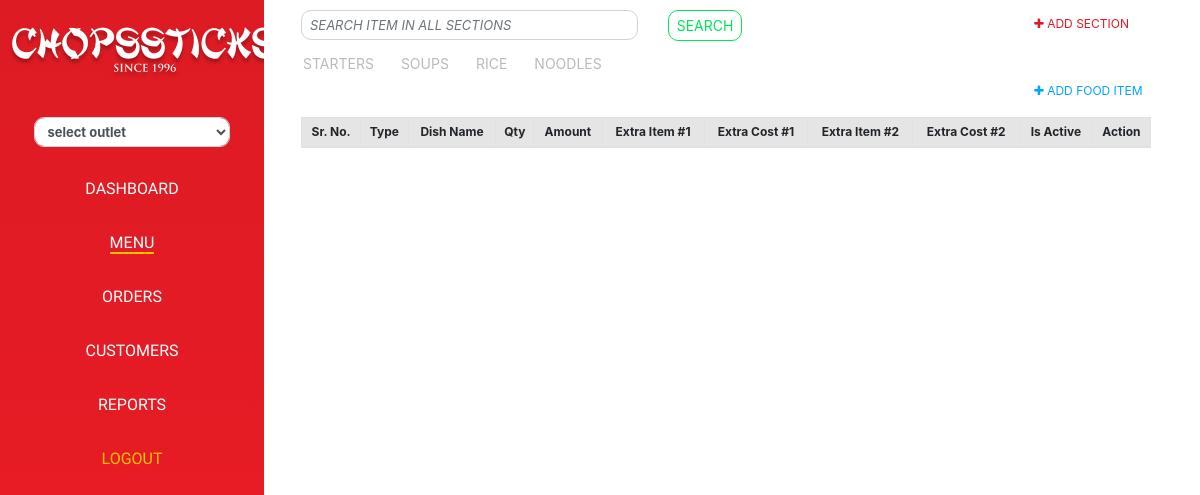
The page /dishes/all_dishes/1/1 (signed in) on the database its author committed.
### food_section/models.py (models this page shows, shortened)
class food_section(models.Model):
    section_name = models.CharField(max_length=50)
    outlet_id = models.ForeignKey(outlet,on_delete=models.CASCADE,default=1)
    is_active  = models.BooleanField(default=True)
    created_at = models.DateTimeField(auto_now_add=True)
    updated_at = models.DateTimeField(auto_now=True)

### dishes/views.py (the view)
# urls.py: path('all_dishes/<int:pk>/<int:pk1>',all_dishes,name='all_dishes'),
@login_required(login_url = '/accounts/user_login')
def all_dishes(request,pk,pk1):
    user = request.user
    outlet_objects = outlet.objects.get(pk=pk)
    food_objects = food_section.objects.get(pk=pk1)
    location = outlet.objects.all().filter(is_active=True)
    food_section1 = food_section.objects.all().filter(is_active=True,outlet_id=outlet_objects)
    all_dish=dishes.objects.all().filter(food_section_id=food_objects,is_active=True,food_section_id__outlet_id=outlet_objects)
    data={'all_dish':all_dish,'food_objects':food_objects,'food_section1':food_section1,'location':location,'outlet_objects':outlet_objects}
    return render(request,'dishes/all_dishes.html',data)

### templates/dishes/all_dishes.html (shortened to what this page needs)
{% extends 'dashboard/base.html' %}
{% load static %}
{% block content %}
<div class="main">
    <div class="container">
        <div class="row">
            <div class="col">
                <input type="text" name="" id="" class="form-control form-control-sm radius" placeholder="SEARCH ITEM IN ALL SECTIONS ">
            </div>
            <div class="col">
                <button class="btn btn-sm search-btn radius">SEARCH</button>
            </div>
            <div class="col-2">
                <a href="{% url 'food_section:food_section_master' outlet_objects.pk %}" class="red add_section"><i class="fa fa-plus red"></i> ADD SECTION </a>
            </div>
        </div>
    </div>
    <div class="container mt-2">
        <div class="row">
            <div class="col">
                <div class="tabs-div">
                    {% for one in food_section1 %}
                    <a href="{% url 'dishes:all_dishes' outlet_objects.pk one.pk %}" class="tabs {% if one.pk == food_objects.pk %} active-tab{% else %}inactive-tab{% endif %}">{{one.section_name}}</a> &nbsp;&nbsp;&nbsp;&nbsp;
                    {% endfor %}
                </div>
            </div>
        </div>
    </div>
    <div class="container ">
        <div class="row">
            <div class="col">
            </div>
            <div class="col-2">
                <a href="#" class="blue add_line_section" data-toggle="modal" data-target="#Add_dishes"><i class="fa fa-plus blue"></i> ADD FOOD ITEM </a>
            </div>
        </div>
    </div>
    <div class="container mt-3">
        <div class="row">
            <div class="col">
                <div>
                    <table id="table_id" class="display table-bordered table-sm" style="width: 100%;;font-size: 12px">
                        <thead>
                            <tr>
                                <th>Sr. No.</th>
                                <th>Type</th>
                                <th>Dish Name</th>
                                <th>Qty</th>
                                <th>Amount</th>
                                <th>Extra Item #1</th>
                                <th>Extra Cost #1</th>
                                <th>Extra Item #2</th>
                                <th>Extra Cost #2</th>
                                <th>Is Active</th>
                                <th>Action</th>
                            </tr>
                        </thead>
                    </table>
                </div>
            </div>
        </div>
    </div>
</div>
{% endblock %}

### static/css/main.css (style rules this page uses)
html, body { margin: 0; padding: 0; width: 100%; height: 100vh; }
a { text-decoration: none !important; }
.main { width: 100%; margin: 0 auto; padding: 10px; }
.search-btn { background-color: #fff; color: #01E55A; border: 1px solid #01E55A; }
.radius { border-radius: 10px; }
.form-control { font-size: 13px }
::placeholder { font-style: italic; color: #BABABA; }
.red { color: #DD1B23; }
.tabs-div { text-align: left; width: 100%; margin: 0 auto; padding: 2px; }
.tabs { font-size: 14px }
.inactive-tab { color: #BABABA; }
.blue { color: #00A3FF; }
.add_section { font-size: 12px; }
.add_line_section { font-size: 12px; }
thead tr { background-color: #E5E5E5; }
table { border: 1px solid #d9d9d9 !importatnt; }
th,td { text-align: center; }

### rows shown on the page
food_section: section_name "STARTERS"
food_section: section_name "SOUPS"
food_section: section_name "RICE"
food_section: section_name "NOODLES"
